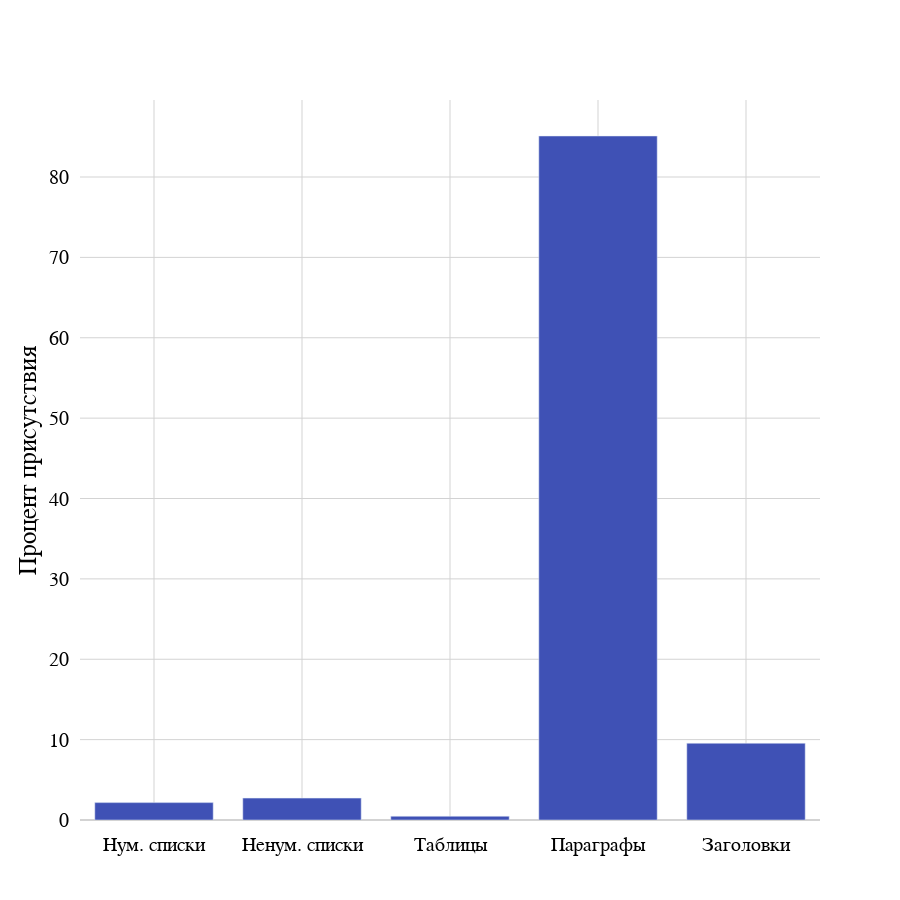

Notebook cell for this chart:
### Code cell
import plotly.graph_objects as go

from config import COLORS_D


fig = go.Figure()

fig.add_bar(
    x=[NAMES[k] for k in stats_sum.keys()],
    y=[v / total * 100 for v in list(stats_sum.values())])

fig.update_layout(
    font=dict(family='Times New Roman', size=20, color='black'),
    plot_bgcolor='rgba(0, 0, 0, 0)',
    margin=dict(pad=10),
    colorway=[COLORS_D[4]],
    showlegend=False,
    height=900,
    width=900)

fig.update_xaxes(
    zerolinecolor='lightgrey',
    gridcolor='lightgrey',
    tickformat='000',
    showgrid=True, 
    tickangle=0, 
    ticklen=10)

fig.update_yaxes(
    title=dict(
        font=dict(family='Times New Roman', size=25, color='black'),
        text='Процент присутствия'),
    zerolinecolor='lightgrey',
    gridcolor='lightgrey',
    tickformat='000',
    showgrid=True, 
    tickangle=0, 
    ticklen=10)

fig

### Figure 1 — Plotly figure (JSON) as saved in the notebook; plotly's stock layout.template omitted (floating-point values rounded to 4 significant figures)
{"data": [{"type": "bar", "x": ["Нум. списки", "Ненум. списки", "Таблицы", "Параграфы", "Заголовки"], "y": [2.164, 2.722, 0.4626, 85.1, 9.55]}], "layout": {"colorway": ["rgba(63, 81, 181, 1.0)"], "font": {"color": "black", "family": "Times New Roman", "size": 20}, "height": 900, "margin": {"pad": 10}, "plot_bgcolor": "rgba(0, 0, 0, 0)", "showlegend": false, "width": 900, "xaxis": {"gridcolor": "lightgrey", "showgrid": true, "tickangle": 0, "tickformat": "000", "ticklen": 10, "zerolinecolor": "lightgrey"}, "yaxis": {"gridcolor": "lightgrey", "showgrid": true, "tickangle": 0, "tickformat": "000", "ticklen": 10, "title": {"font": {"color": "black", "family": "Times New Roman", "size": 25}, "text": "Процент присутствия"}, "zerolinecolor": "lightgrey"}}}
